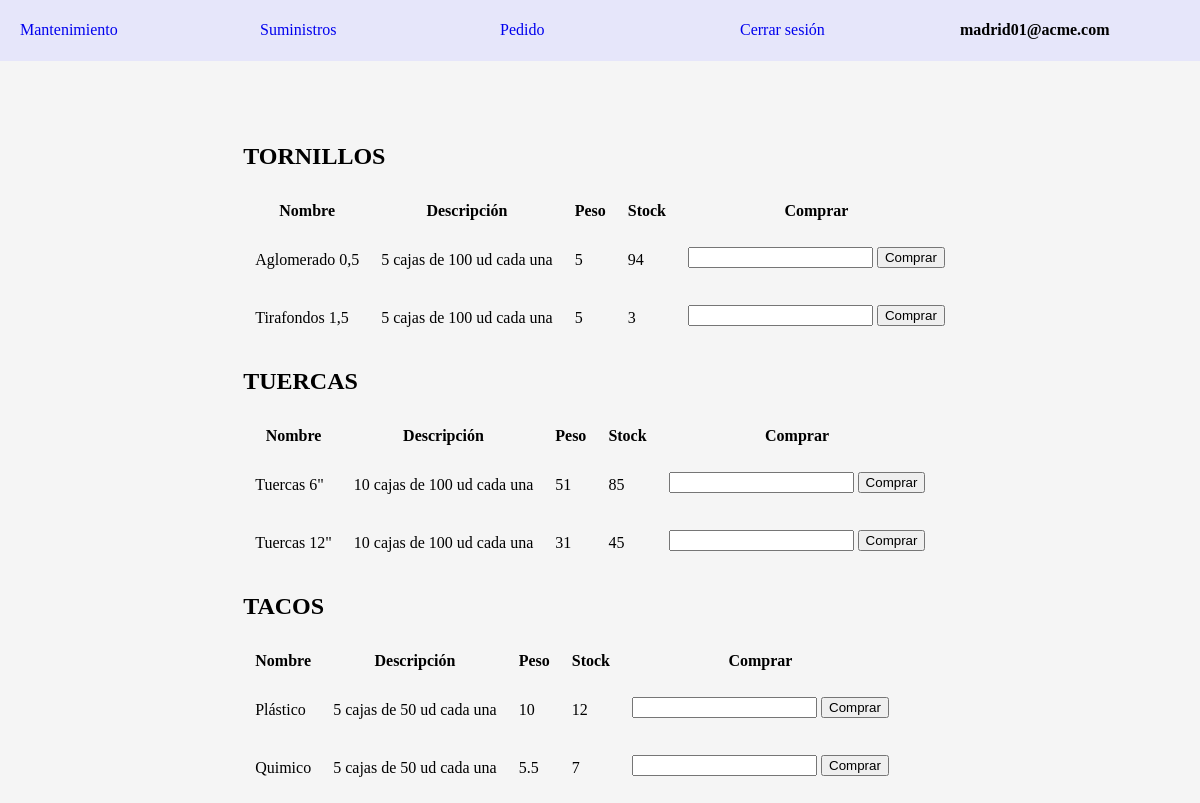
/index.php?page=catalog/suministros (signed in), run on the app's committed database.
### tables this page shows
CREATE TABLE `productos` (
  `CodProd` int(11) NOT NULL AUTO_INCREMENT,
  `Nombre` varchar(45) DEFAULT NULL,
  `Descripcion` varchar(90) NOT NULL,
  `Peso` float NOT NULL,
  `Stock` int(11) NOT NULL,
  `Categoria` int(11) NOT NULL,
  PRIMARY KEY (`CodProd`),
  KEY `Categoria` (`Categoria`),
  CONSTRAINT `productos_ibfk_1` FOREIGN KEY (`Categoria`) REFERENCES `categorias` (`CodCat`)
);

### src/Entity/Category.php (called while the page is built, shortened)
<?php
class Category{
    private string $nombre;
    public function __construct(int $codCat, string $nombre, string $descripcion){
        $this->nombre = $nombre;
    }
    public function getNombre(): string{
        return $this->nombre;
    }
}

### src/Entity/Product.php (called while the page is built, shortened)
<?php
class Product{
    private string $nombre;
    private string $descripcion;
    private float $peso;
    private int $stock;
    private int $categoria;
    public function __construct(int $codProd, string $nombre, string $descripcion, float $peso, int $stock, int $categoria)
    {
        $this->nombre = $nombre;
        $this->descripcion = $descripcion;
        $this->peso = $peso;
        $this->stock = $stock;
        $this->categoria = $categoria;
    }
    public function getNombre(): string { return $this->nombre; }
    public function getDescripcion(): string { return $this->descripcion; }
    public function getPeso(): float { return $this->peso; }
    public function getStock(): int { return $this->stock; }
    public function getCategoria(): int { return $this->categoria; }
}

### src/Repository/Products.php (the view, shortened to what this page needs)
<?php
require_once __DIR__."/../Entity/Product.php";
require_once __DIR__."/../Entity/Category.php";
class Products{
    private PDO $pdo;
    public function __construct(PDO $pdo) {
        $this->pdo = $pdo;
    }
    public function listData(){
        $datos = $this->getData();
        $categories = $this->getCategories();
        $categoriesMap = [];
        foreach ($categories as $cat) {
            $categoriesMap[$cat->getCodCat()] = $cat->getNombre();
        }
        $productosPorCategoria = [];
        foreach ($datos as $product) {
            $idCat = $product->getCategoria();
            $productosPorCategoria[$idCat][] = $product;
        }
        echo "<div class'column'>";
        foreach ($productosPorCategoria as $idCat => $productos) {
            $nombreCat = $categoriesMap[$idCat] ?? 'Sin categoría';
            echo "<h2>$nombreCat</h2>";
            echo "<table>
                <thead>
                    <tr>
                        <th>Nombre</th>
                        <th>Descripción</th>
                        <th>Peso</th>
                        <th>Stock</th>
                        <th>Comprar</th>
                    </tr>
                </thead>
                <tbody>
            ";
            foreach ($productos as $product) {
                echo "<tr>
                    <td>{$product->getNombre()}</td>
                    <td>{$product->getDescripcion()}</td>
                    <td>{$product->getPeso()}</td>
                    <td>{$product->getStock()}</td>
                    <td>
                    <form method='post' action='index.php?page=order'>
                        <input type='number' name='unidades' id='unidades'>
                        <input type='hidden' name='producto' value='{$product->getNombre()}'>
                        <input type='hidden' name='idProducto' value='{$product->getCodProd()}'>
                        <button type='submit' value='comprar'> Comprar</button>
                    </form>
                    </td>
                </tr>";
            }
            echo "</tbody></table>";
        }
    }
    public function getData(): array {
        $ssql = 'SELECT * FROM productos;';
        try {
            $productos = [];
            $stmt = $this->pdo->query($ssql);
            $filas = $stmt->fetchAll(PDO::FETCH_ASSOC);
            foreach ($filas as $fila) {
                $productos[] = new Product($fila['CodProd'], $fila['Nombre'], $fila['Descripcion'], $fila['Peso'], $fila['Stock'], $fila['Categoria']);
            }
            return $productos;
        } catch (PDOException $e) {
            error_log("Error al obtener datos: " . $e->getMessage());
            return [];
        }
    }
    public function getCategories(): array {
        $ssql = 'SELECT * FROM categorias;';
        try {
            $categories = [];
            $stmt = $this->pdo->query($ssql);
            $filas = $stmt->fetchAll(PDO::FETCH_ASSOC);
            foreach ($filas as $fila) {
                $categories[] = new Category($fila['CodCat'], $fila['Nombre'], $fila['Descripcion']);
            }
            return $categories;
        } catch (PDOException $e) {
            error_log("Error al obtener datos: " . $e->getMessage());
            return [];
        }
    }
}
?>

### public/index.php (shortened to what this page needs)
<!DOCTYPE html>
<html lang="es">
<head>
    <link rel="stylesheet" type="text/css" href="./assets/style.css">
</head>
<body>
    <nav class="row">
        <a href="index.php?page=maintenance">Mantenimiento</a>
        <a href="index.php?page=catalog/suministros">Suministros</a>
        <a href="index.php?page=order">Pedido</a>
        <a href="index.php?page=auth/logout">Cerrar sesión</a>
        <h4><?php if(isset($_SESSION['user_email'])){
                echo $_SESSION['user_email'];
            } ?>
        </h4>
    </nav>
    <div class="content">
        <?php
        if (isset($_GET['page'])) {
            $page = str_replace(['..', '\\'], '', $_GET['page']);
            $file = __DIR__ . "/../views/" . $page . ".php";
            if (file_exists($file)) {
                include $file;
            } else {
                echo "<h2>Página no encontrada</h2>";
            }
        }
        ?>
</body>
</html>

### views/catalog/suministros.php (shortened to what this page needs)
<?php
include_once __DIR__ . "/../../src/Core/Database.php";
require_once __DIR__ . "/../../src/Entity/Product.php";
require_once __DIR__ . "/../../src/Repository/Products.php";
$conexion = Database::connect();
$products = new Products($conexion);
if( $products ){
    $products->listData();
}else{
    echo "No hay productos cargados";
}
?>

### public/assets/style.css (style rules this page uses)
body { background-color: rgb(214, 243, 243); margin: 0; }
nav { background-color:lavender; display: grid; grid-template-columns: 1fr 1fr 1fr 1fr 1fr ; }
nav a { margin-left: 20px; text-decoration: none; align-content: center; }
.content { display: flex; justify-content: center; align-items: center; height: 100vh; background-color: #f5f5f5; }
.column input, button { margin-top: 5px; margin-bottom: 10px; }
td, th { padding: 10px; }

### data on the page
productos: Nombre "Aglomerado 0,5", Descripcion "5 cajas de 100 ud cada una", Peso "5", Stock "94"
productos: Nombre "Tirafondos 1,5", Descripcion "5 cajas de 100 ud cada una", Peso "5", Stock "3"
productos: Nombre "Tuercas 6\"", Descripcion "10 cajas de 100 ud cada una", Peso "51", Stock "85"
productos: Nombre "Tuercas 12\"", Descripcion "10 cajas de 100 ud cada una", Peso "31", Stock "45"
productos: Categoria "TACOS", Nombre "Quimico", Descripcion "5 cajas de 50 ud cada una", Peso "5.5", Stock "7"
productos: Nombre "Plástico", Descripcion "5 cajas de 50 ud cada una", Peso "10", Stock "12"

### other printed values
$_SESSION['user_email'] "madrid01@acme.com"
$nombreCat "TORNILLOS"
$nombreCat "TUERCAS"
